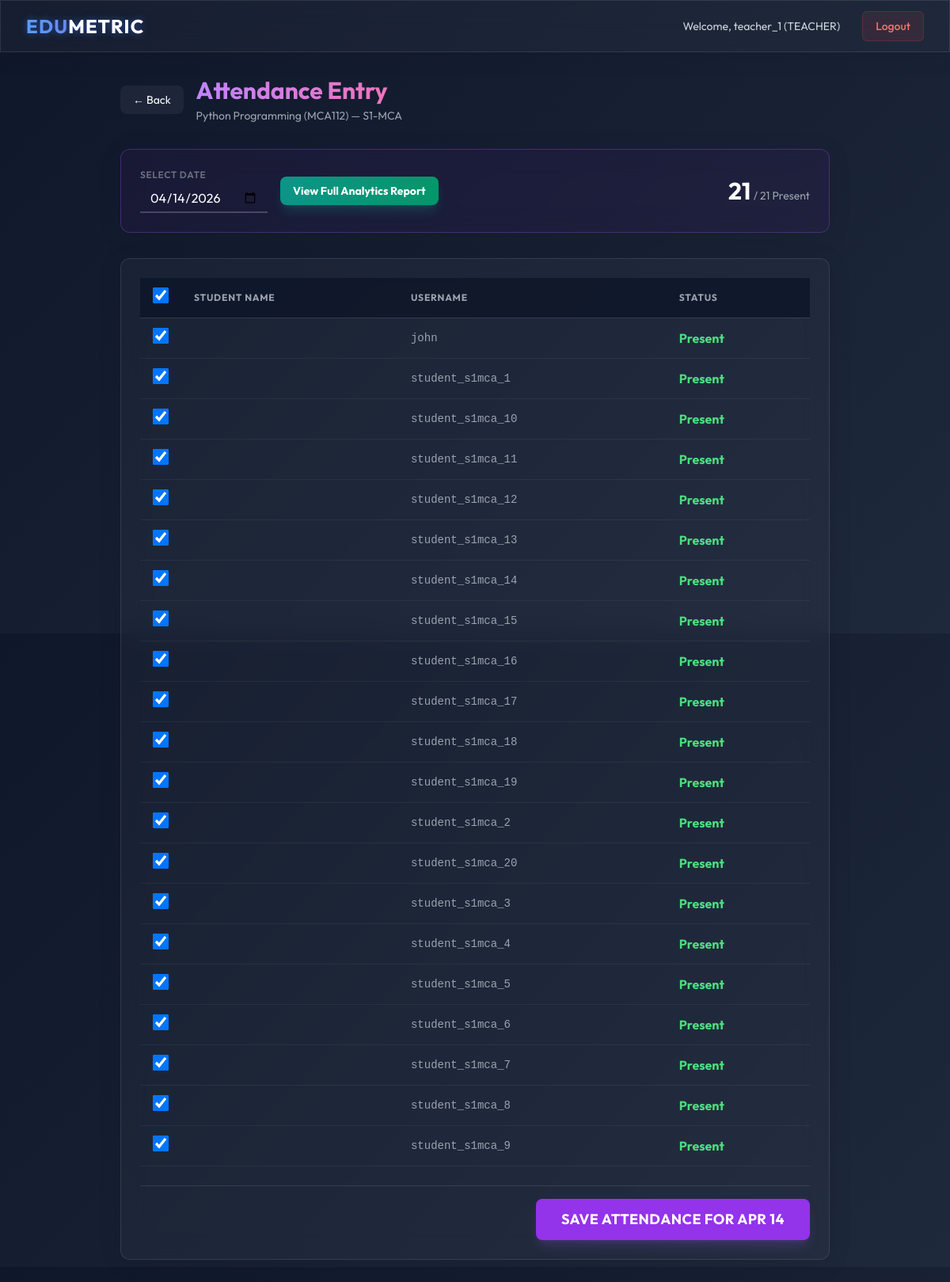
Page /teacher/attendance/8/ (signed in) on the committed database.
### core/models.py (models this page shows, shortened)
class User(AbstractUser):
    class Role(models.TextChoices):
        ADMIN = "ADMIN", "Admin"
        STAFF = "DEPT_STAFF", "Department Staff"
        TEACHER = "TEACHER", "Teacher"
        STUDENT = "STUDENT", "Student"
    role = models.CharField(max_length=20, choices=Role.choices, default=Role.STUDENT)
    department = models.ForeignKey(Department, on_delete=models.SET_NULL, null=True, blank=True)
    class_section = models.ForeignKey(ClassSection, on_delete=models.SET_NULL, null=True, blank=True)
    phone = models.CharField(max_length=15, blank=True, null=True)
    profile_pic = models.ImageField(upload_to="profiles/", blank=True, null=True)

class Allocation(models.Model):
    teacher = models.ForeignKey(User, on_delete=models.CASCADE, limit_choices_to={'role': User.Role.TEACHER})
    subject = models.ForeignKey(Subject, on_delete=models.CASCADE)
    class_section = models.ForeignKey(ClassSection, on_delete=models.CASCADE)
    class Meta:
        unique_together = ('teacher', 'subject', 'class_section')

class Subject(models.Model):
    name = models.CharField(max_length=100)
    code = models.CharField(max_length=20, unique=True)
    class_section = models.ForeignKey(ClassSection, on_delete=models.CASCADE, null=True, blank=True)

class ClassSection(models.Model):
    name = models.CharField(max_length=50) # e.g. S5-CSE-A
    department = models.ForeignKey(Department, on_delete=models.CASCADE)

### core/views.py (the view, shortened to what this page needs)
# urls.py: path('teacher/attendance/<int:allocation_id>/', views.teacher_attendance, name='teacher_attendance'),
@login_required
@user_passes_test(is_teacher)
def teacher_attendance(request, allocation_id):
    allocation = get_object_or_404(Allocation, id=allocation_id, teacher=request.user)
    students   = User.objects.filter(
        role=User.Role.STUDENT,
        class_section=allocation.class_section
    ).order_by('username')
    date_str = request.GET.get('date')
    if date_str:
        try:
            selected_date = datetime.strptime(date_str, '%Y-%m-%d').date()
        except ValueError:
            selected_date = timezone.now().date()
    else:
        selected_date = timezone.now().date()
    existing = {
        r.student_id: r.is_present
        for r in AttendanceRecord.objects.filter(allocation=allocation, date=selected_date)
    }
    student_data = [
        {'user': s, 'is_present': existing.get(s.id, True)}
        for s in students
    ]
    context = {
        'allocation':    allocation,
        'student_data':  student_data,
        'selected_date': selected_date,
    }
    return render(request, 'teacher_attendance.html', context)

### core/views.py (called while the page is built)
def is_teacher(user):
    return user.role == User.Role.TEACHER

### templates/teacher_attendance.html (shortened to what this page needs)
{% extends 'base.html' %}
{% block content %}
<div class="max-w-4xl mx-auto space-y-8">
    <div class="flex items-center space-x-4 mb-6">
        <a href="{% url 'teacher_dashboard' %}"
            class="px-4 py-2 bg-white/5 hover:bg-white/10 rounded-lg text-sm transition-colors text-white">
            &larr; Back
        </a>
        <div>
            <h1 class="text-3xl font-bold text-transparent bg-clip-text bg-gradient-to-r from-purple-400 to-pink-400">
            </h1>
            <p class="text-gray-400 text-sm mt-1">
                {{ allocation.subject.name }} ({{ allocation.subject.code }}) — {{ allocation.class_section.name }}
            </p>
        </div>
    </div>
    <div class="glass-panel p-6 rounded-xl flex flex-wrap justify-between items-center bg-purple-900/10 border-purple-500/30 gap-4">
        <div class="flex items-center space-x-4">
            <div>
                <label class="text-xs font-semibold text-gray-500 uppercase tracking-wider block mb-1">Select Date</label>
                <input type="date"
                    value="{{ selected_date|date:'Y-m-d' }}"
                    onchange="window.location.href='?date='+this.value"
                    class="glass-input py-1 px-3 text-white">
            </div>
            <a href="{% url 'teacher_attendance_report' allocation.id %}"
                class="mt-4 sm:mt-0 px-4 py-2 bg-gradient-to-r from-teal-600 to-emerald-600 hover:from-teal-500 hover:to-emerald-500 rounded-lg text-sm font-bold text-white transition-all shadow-lg shadow-teal-500/20">
                View Full Analytics Report
            </a>
        </div>
        <div class="text-right">
            <span class="text-3xl font-bold text-white" id="present-count">0</span>
            <span class="text-sm text-gray-400">/ {{ student_data|length }} Present</span>
        </div>
    </div>
    <form method="POST" class="glass-panel p-6 rounded-xl">
        <div class="overflow-x-auto mb-6">
            <table class="w-full text-left">
                <thead class="text-gray-400 uppercase tracking-wider border-b border-white/10 bg-[#0f172a] bg-opacity-90 sticky top-0">
                    <tr>
                        <th class="py-3 px-4 w-12 text-center">
                            <input type="checkbox" id="select-all"
                                class="w-5 h-5 rounded border-gray-600 bg-gray-700 text-purple-500 focus:ring-purple-500"
                                checked>
                        </th>
                        <th class="py-3 px-4 text-xs">Student Name</th>
                        <th class="py-3 px-4 text-xs">Username</th>
                        <th class="py-3 px-4 text-xs">Status</th>
                    </tr>
                </thead>
                <tbody class="text-gray-300">
                    {% for item in student_data %}
                    <tr class="border-b border-white/5 hover:bg-white/5 transition-colors student-row">
                        <td class="py-3 px-4 text-center">
                            <input type="checkbox" name="present_ids" value="{{ item.user.id }}"
                                class="w-5 h-5 rounded border-gray-600 bg-gray-700 text-purple-500 focus:ring-purple-500 attendance-cb"
                                {% if item.is_present %}checked{% endif %}>
                        </td>
                        <td class="py-3 px-4 font-medium text-white">{{ item.user.get_full_name }}</td>
                        <td class="py-3 px-4 text-gray-400 font-mono text-sm">{{ item.user.username }}</td>
                        <td class="py-3 px-4 status-text font-bold {% if item.is_present %}text-emerald-400{% else %}text-red-400{% endif %}">
                        </td>
                    </tr>
                    {% empty %}
                    <tr>
                        <td colspan="4" class="py-8 text-center text-gray-500">No students enrolled in this class section.</td>
                    </tr>
                    {% endfor %}
                </tbody>
            </table>
        </div>
        <div class="flex justify-end pt-4 border-t border-white/10">
            <button type="submit"
                class="px-8 py-3 bg-purple-600 hover:bg-purple-500 rounded-lg font-bold text-white shadow-lg shadow-purple-500/20 transition-all text-lg tracking-wide uppercase">
                Save Attendance for {{ selected_date|date:"M j" }}
            </button>
        </div>
    </form>
</div>
{% endblock %}

### templates/base.html (shortened to what this page needs)
<!DOCTYPE html>
<html lang="en">
<head>
    <script src="/static/tailwind.js"></script>
    <link rel="stylesheet" href="/static/dashboard_effects.css">
</head>
<body class="antialiased overflow-x-hidden">
    <nav class="w-full glass-panel z-50 fixed top-0 left-0 border-b border-white/10">
        <div class="max-w-7xl mx-auto px-4 sm:px-6 lg:px-8">
            <div class="flex items-center justify-between h-16">
                <div class="flex-shrink-0">
                    <a href="/" class="text-2xl font-bold tracking-wider text-transparent bg-clip-text bg-gradient-to-r from-blue-400 to-purple-500 neon-text">
                        EDU<span class="text-white">METRIC</span>
                    </a>
                </div>
                <div class="hidden md:block">
                    <div class="ml-10 flex items-baseline space-x-4">
                        {% if user.is_authenticated %}
                            <span class="px-3 py-2 text-sm text-gray-300">Welcome, {{ user.username }} ({{ user.role }})</span>
                            <a href="{% url 'logout' %}" class="px-4 py-2 rounded-md text-sm font-medium bg-red-500/10 hover:bg-red-500/30 text-red-400 border border-red-500/20 transition-all">Logout</a>
                        {% else %}
                            <a href="{% url 'login' %}" class="text-gray-300 hover:text-white px-3 py-2 rounded-md text-sm font-medium">Login</a>
                        {% endif %}
                    </div>
                </div>
            </div>
        </div>
    </nav>
    <main class="pt-24 pb-12 px-4 sm:px-6 lg:px-8 max-w-7xl mx-auto min-h-screen">
        {% block content %}{% endblock %}
    </main>
</body>
</html>

### templates/base.html (style rules this page uses)
body { background: linear-gradient(135deg, #0f172a 0%, #1e293b 100%); color: #ffffff; min-height: 100vh; }
.glass-panel { background: rgba(255, 255, 255, 0.03); backdrop-filter: blur(16px); -webkit-backdrop-filter: blur(16px); border: 1px solid rgba(255, 255, 255, 0.1); box-shadow: 0 4px 30px rgba(0, 0, 0, 0.1); }
.glass-input { background: transparent; border: none; border-bottom: 2px solid rgba(255, 255, 255, 0.2); color: white; transition: border-color 0.3s; }
.neon-text { text-shadow: 0 0 10px rgba(59, 130, 246, 0.5); }

### rows in the picture
User: username "teacher_1", role "TEACHER"
Allocation: subject.name "Python Programming", subject.code "MCA112", class_section.name "S1-MCA"
User: user.username "john"
User: user.username "student_s1mca_1"
User: user.username "student_s1mca_10"
User: user.username "student_s1mca_11"
User: user.username "student_s1mca_12"
User: user.username "student_s1mca_13"
User: user.username "student_s1mca_14"
User: user.username "student_s1mca_15"
User: user.username "student_s1mca_16"
User: user.username "student_s1mca_17"
User: user.username "student_s1mca_18"
User: user.username "student_s1mca_19"
User: user.username "student_s1mca_2"
User: user.username "student_s1mca_20"
User: user.username "student_s1mca_3"
User: user.username "student_s1mca_4"
User: user.username "student_s1mca_5"
User: user.username "student_s1mca_6"
User: user.username "student_s1mca_7"
User: user.username "student_s1mca_8"
User: user.username "student_s1mca_9"

### other values in the picture
{{ student_data|length }} "21"
